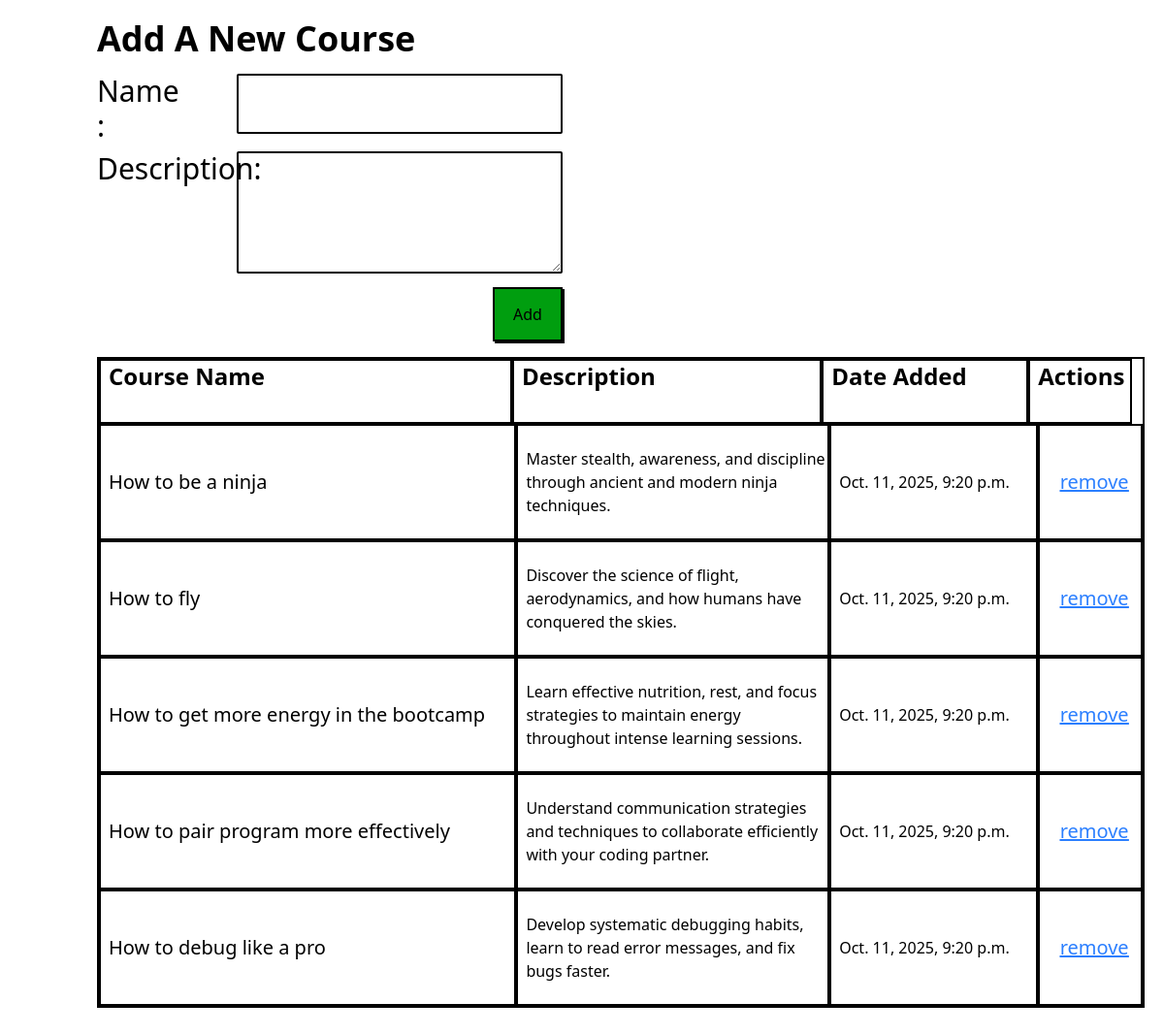
The page / on the database its author committed.
### myapp/models.py (models this page shows)
class Course(models.Model):
    name = models.CharField(max_length=50)
    description = models.TextField(max_length=1000)
    created_at = models.DateTimeField(auto_now_add=True)
    updated_at = models.DateTimeField(auto_now=True)
    objects = CourseManager()

### myapp/views.py (the view, shortened to what this page needs)
# urls.py: path('', views.index),
def index(request):
    return render(request, 'index.html', context={'courses' : models.get_all_courses()})

### myapp/models.py (called while the page is built)
def get_all_courses():
    return Course.objects.all()

### myapp/templates/index.html (shortened to what this page needs)
<!DOCTYPE html>
<html lang="en">
<head>
    <script src="https://cdn.jsdelivr.net/npm/@tailwindcss/browser@4"></script>
</head>
<body class="h-[95vh] w-full">
    <h1 class="mt-5 ml-25 text-4xl font-bold">Add A New Course</h1>
    <form action="" method="post" class="h-[25%] w-[40%] mt-3 ml-25 flex flex-col justify-between">
        <div class="w-[100%] h-[25%] flex justify-between items-center ">
            <label class="text-3xl w-[20%] h-[90%]">Name :</label>
            <input type="text" name="name"
                class="border border-2 border-black rounded-[2px] w-[70%] h-[90%] text-xl p-1">
        </div>
        <div class="w-[100%] h-[50%] flex justify-between items-center ">
            <label class="text-3xl w-[20%] h-[90%]">Description:</label>
            <textarea name="description"
                class="border border-2 border-black rounded-[2px] w-[70%] h-[90%] text-xl p-1"></textarea>
        </div>
        <div class="w-[100%] h-[20%] flex justify-between items-center ">
            <button
                class="bg-[#009e0f] w-[15%] h-[100%] border border-2 border-black shadow-[2px_2px_black]">Add</button>
        </div>
    </form>
    <table class="w-[90%] h-[60%] mt-4 ml-25 flex flex-col border border-2 border-black">
        <thead class="w-[98.95%] h-[10%] m-0 sticky z-10">
            <tr class="flex justify-start text-2xl m-0 h-[100%]">
                <th class="w-[40%] border border-black border-2 text-left pl-2">Course Name</th>
                <th class="w-[30%] border border-black border-2 text-left pl-2">Description</th>
                <th class="w-[20%] border border-black border-2 text-left pl-2">Date Added</th>
                <th class="w-[10%] border border-black border-2 text-left pl-2">Actions</th>
            </tr>
        </thead>
        <tbody class="w-[100%] h-[90%] overflow-y-scroll">
            {% for course in courses %}
            <tr class="flex justify-start m-0 h-[20%] text-md">
                <td class="w-[40%] border border-black border-2 pl-2 text-left flex items-center text-xl">
                    {{course.name}}</td>
                <td class="w-[30%] border border-black border-2 pl-2 text-left flex items-center">{{course.description}}
                </td>
                <td class="w-[20%] border border-black border-2 pl-2 text-left flex items-center">{{course.created_at}}
                </td>
                <td
                    class="w-[10%] border border-black border-2 pl-2 text-center flex items-center justify-center text-xl text-blue-500 underline">
                    <a href="courses/destroy/{{course.id}}">remove</a>
                </td>
            </tr>
            {% endfor %}
        </tbody>
    </table>
</body>
</html>

### rows shown on the page
Course: name "How to be a ninja", description "Master stealth, awareness, and discipline through ancient and modern ninja techniques.", created_at "Oct. 11, 2025, 9:20 p.m."
Course: name "How to fly", description "Discover the science of flight, aerodynamics, and how humans have conquered the skies.", created_at "Oct. 11, 2025, 9:20 p.m."
Course: name "How to get more energy in the bootcamp", description "Learn effective nutrition, rest, and focus strategies to maintain energy throughout intense learning sessions.", created_at "Oct. 11, 2025, 9:20 p.m."
Course: name "How to pair program more effectively", description "Understand communication strategies and techniques to collaborate efficiently with your coding partner.", created_at "Oct. 11, 2025, 9:20 p.m."
Course: name "How to debug like a pro", description "Develop systematic debugging habits, learn to read error messages, and fix bugs faster.", created_at "Oct. 11, 2025, 9:20 p.m."
